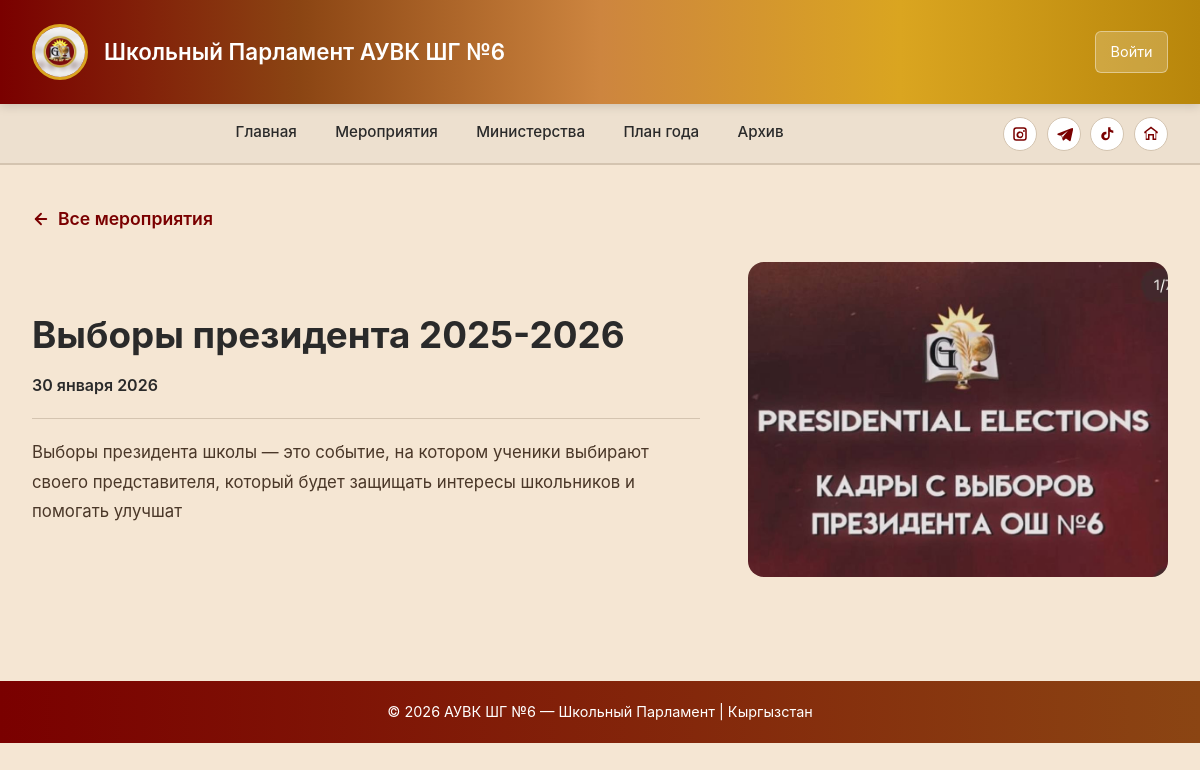
Before: /events/events/1/ with the older database file.
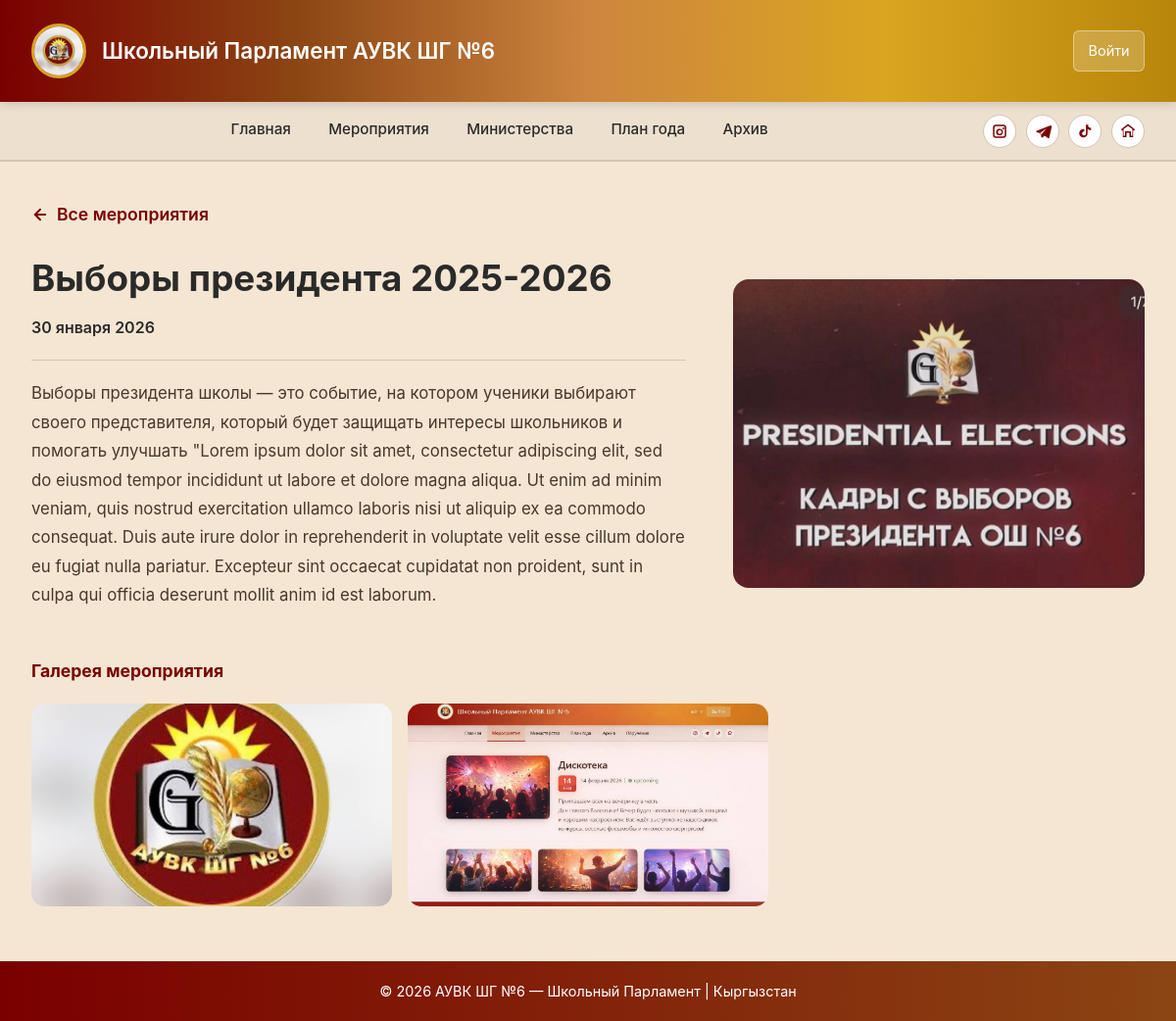
After: the same page with the newer database file.
### apps/events/models.py (models this page shows, shortened)
class EventBase(models.Model):
    date = models.DateField(blank=True,null=True)
    name = models.CharField(max_length=50)
    description = models.TextField(blank=True,max_length=1000)
    created_at = models.DateTimeField(auto_now_add=True)
    class Meta:
        abstract = True

class Events(EventBase):
    image = models.ImageField(upload_to='images',blank=False,null=True)
    class Meta:
        verbose_name = "Мероприятие"
        verbose_name_plural = "Мероприятия"
        ordering = ['-created_at']

class EventPhoto(models.Model):
    event = models.ForeignKey(Events, on_delete=models.CASCADE,related_name='images')
    image = models.ImageField(upload_to='images')

### apps/events/views.py (the view)
# urls.py: path("events/<int:event_id>/", views.event_detail_public, name="event_detail_public"),
def event_detail_public(request, event_id):
    event = get_object_or_404(Events, id=event_id)
    return render(request,"events/event_detail_public.html",{"event": event})

### templates/events/event_detail_public.html (shortened to what this page needs)
{% extends 'base_parlament.html' %}
{% load static %}
{% block content %}
<a href="{% url 'events_list_public' %}" class="back-link">
    <svg width="18" height="18" viewBox="0 0 24 24" fill="none" stroke="currentColor" stroke-width="2.5" stroke-linecap="round" stroke-linejoin="round"><line x1="19" y1="12" x2="5" y2="12"/><polyline points="12 19 5 12 12 5"/></svg>
     Все мероприятия
</a>
<div class="event-top">
    <div class="event-info">
        <h1 class="event-title">{{ event.name }}</h1>
        {% if event.date %}
        <div class="date-row">
            <span class="date-text">{{ event.date|date:"d E Y" }}</span>
        </div>
        {% endif %}
        <hr class="event-divider">
        {% if event.description %}
            <p class="event-description">{{ event.description }}</p>
        {% else %}
            <p class="event-description empty">Описание мероприятия скоро появится.</p>
        {% endif %}
    </div>
    <div>
        {% if event.image %}
            <img src="{{ event.image.url }}" alt="{{ event.name }}" class="event-main-image">
        {% else %}
            <img src="{% static 'img/default-event.jpg' %}" alt="Event" class="event-main-image">
        {% endif %}
    </div>
</div>
{% if event.images.all %}
<div class="gallery-section">
    <div class="gallery-title">Галерея мероприятия</div>
    <div class="gallery-grid">
        {% for photo in event.images.all %}
        <div class="gallery-item">
            <img src="{{ photo.image.url }}" alt="Фото {{ forloop.counter }}">
        </div>
        {% endfor %}
    </div>
</div>
{% endif %}
{% endblock %}

Changed rows visible on the page:
changed Events: description "Выборы президента школы — это событие, на котором ученики выбирают своего представителя, который будет защищать интересы школьников и помогать улучшат" → "…интересы школьников и помогать улучшать \"Lorem ipsum dolor sit amet, consectetur adipiscing elit, sed do eiusmod tempor incididunt ut labore et dolore magna aliqua. Ut enim ad minim veniam, quis nostrud exercitation ullamco laboris nisi ut aliquip ex ea commodo consequat. Duis aute irure dolor in reprehenderit in voluptate velit esse cillum dolore eu fugiat nulla pariatur. Excepteur sint occaecat cupidatat non proident, sunt in culpa qui officia deserunt mollit anim id est laborum."
added EventPhoto: image (picture)
added EventPhoto: image (picture)
Other visible differences:
text now shown: "Галерея мероприятия"
